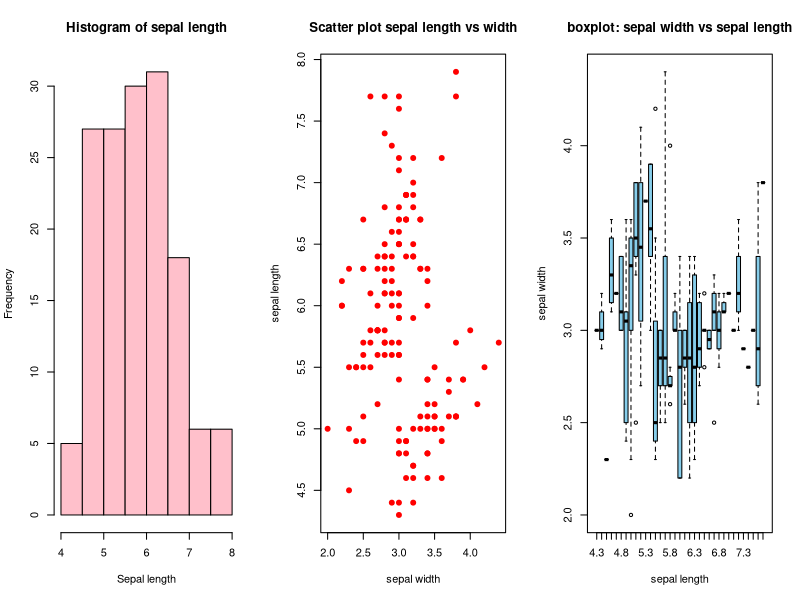

Write the R code that produced this figure.
data(iris)
head(iris)
summary(iris)
dim(iris)
names(iris)

par(mfrow=c(1,3))

#6
hist(iris$Sepal.Length,
main="Histogram of sepal length",
xlab="Sepal length",ylab="Frequency",
col="pink",border="black")

#7
plot(iris$Sepal.Width,iris$Sepal.Length,
main="Scatter plot sepal length vs width",
xlab="sepal width",ylab="sepal length",
col="red",pch=19)

#8
boxplot(iris$Sepal.Width~iris$Sepal.Length,
main="boxplot: sepal width vs sepal length",
xlab="sepal length",ylab="sepal width",
col="skyblue")

#9
cor(iris$Sepal.Length, iris$Petal.Length,method="pearson")

#10
cor(iris[,1:4])

